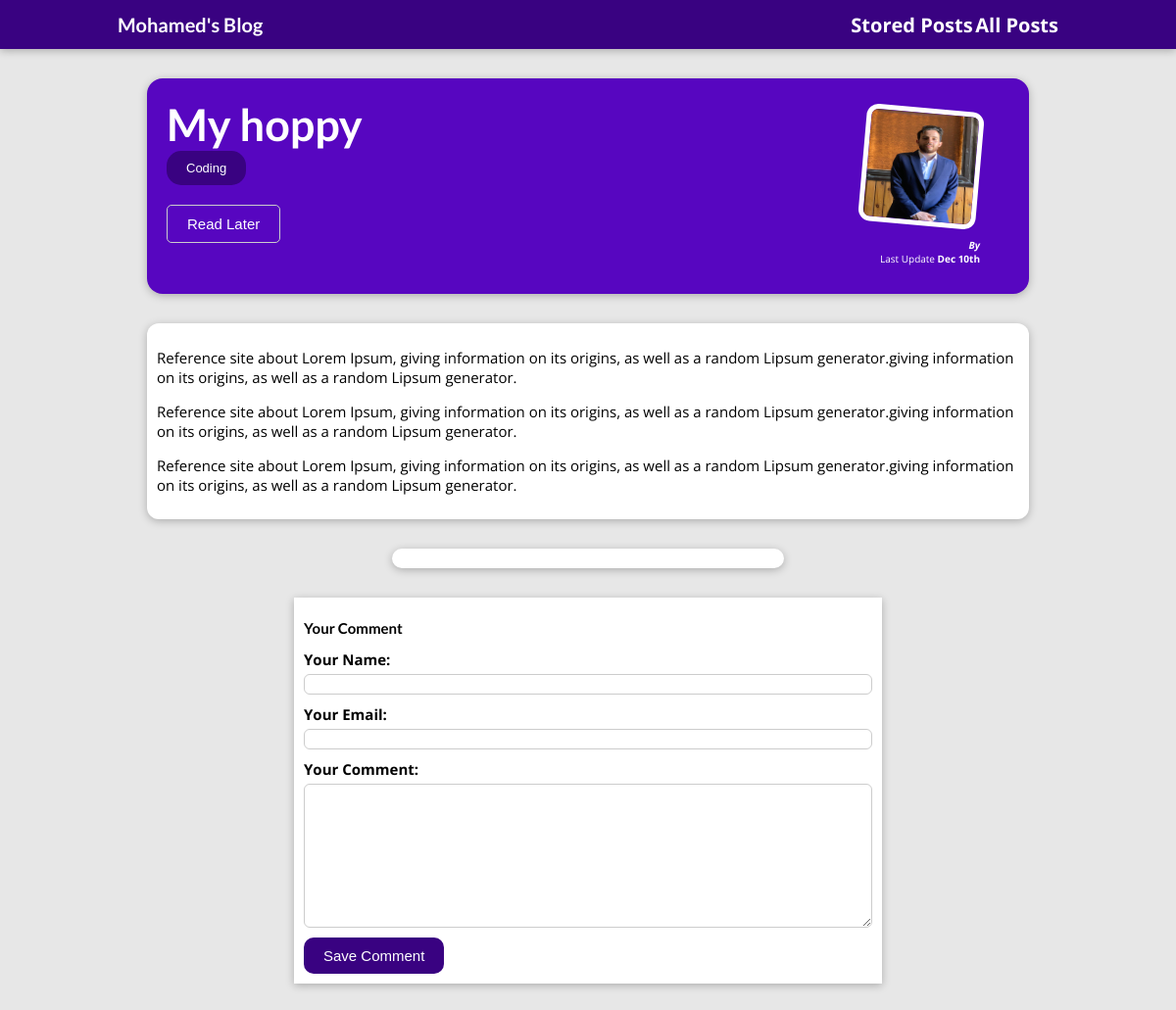
The page /posts/my-hoppy on the database its author committed.
### blog_app/models.py (models this page shows, shortened)
class Blog(models.Model):
    title = models.CharField(max_length=150)
    excerpt = models.CharField(max_length=250)
    image = models.ImageField(upload_to="images/")
    date = models.DateField(auto_now = True)
    slug =models.SlugField(blank=True,null=True)
    content = models.TextField(validators=[MinLengthValidator(10)])
    author = models.ForeignKey(Author,on_delete=models.SET_NULL,null=True,related_name="posts")
    tag = models.ManyToManyField(Tag,related_name="tags")
    def get_absolute_url(self):
        return reverse("blog:post", args=[self.slug])

class Tag(models.Model):
    caption = models.CharField(max_length=20)
    def __str__(self):
        return self.caption

### blog_app/views.py (the view, shortened to what this page needs)
# urls.py: path("posts/<slug:slug>",views.Post.as_view(),name="post"),
class Post(View):
    def is_stored_post(self,request,post_id):
            stored_post = request.session.get("stored_post")
            if stored_post is not None:
                is_saved_for_later = post.id in stored_post
            else:
                is_saved_for_later = False
            return is_saved_for_later
    def get(self,request,slug):
        post = Blog.objects.get(slug=slug)
        return render(request,"blog_app/post-detail.html",context={
            "post":post,
            "tags":post.tag.all(),
            "comment_form":CommentForm,
            "comments":post.comments.all().order_by("-id"),
            "save_for_later":self.is_stored_post(request,post.id)
        })

### blog_app/templates/blog_app/post-detail.html (shortened to what this page needs)
{% extends 'base.html' %}
{% load static %}
{% block css_files %}
    <link rel="stylesheet" href="{% static 'blog_app/post_detail.css' %}">
{% endblock css_files %}
{% block body %}
    <section id="summary">
        <h2>{{post.title}}</h2>
        <div>
            {% for tag in tags %}
                    <button class="tags_btn">{{tag}}</button>
                {% endfor %}
        </div>
        <div id="read">
            <form action="{% url 'blog:read-later' %}" method="POST">
                <button>Read Later</button>
            </form>
        </div>
        <article>
            <img src="{{ post.image.url }}" alt="">
            <address>By {{post.author__fist_name}}</address>
            <div>
                Last Update <time>Dec 10th</time>
            </div>
        </article>
    </section>
    <main class="post_description">
        <p>{{post.content|linebreaks}}</p>
    </main>
    <section id="comments">
    </section>
    <section id="comment_form">
        <h2>Your Comment</h2>
        <form action="{{ post.get_absolute_url }}" method="POST">
            {% for form_field in comment_form %}
                <div class="form-control">
                    {{form_field.label_tag}}
                    {{form_field}}
                </div>
            {% endfor %}
            <button class="save_comment">Save Comment</button>
        </form>
    </section>
{% endblock body %}

### static/app.css (style rules this page uses)
* { box-sizing: border-box; }
html { font-size: 62.5%; font-family: 'Open Sans', 'Lato', sans-serif; }
body { margin: 0; }
h1, h2, h3 { font-family: 'Lato', sans-serif; font-weight: bold; }

### blog_app/static/blog_app/post_detail.css (style rules this page uses)
body { background-color: #e7e7e7; }
#summary { margin: 8rem auto 3rem auto; padding: 2rem; width: 90%; max-width: 90rem; border-radius: 16px; background-color: #5706c0; position: relative; box-shadow: 0 2px 8px rgba(0, 0, 0, 0.25); height: 22rem; }
#summary h2 { color: white; font-size: 4.5rem; padding:0; margin:0; }
#summary article { position: absolute; top: 2rem; right: 3rem; padding: 1rem 2rem; border-radius: 12px; text-align: right; color: white; }
#summary article img { width: 12rem; height: 12rem; border-radius: 12px; transform: rotateZ(5deg); border: 5px solid white; margin-bottom: 1rem; }
#summary .tags_btn { padding:1rem 2rem; background:#390281; color:#fff; border:none; border-radius: 15px; font-size: 1.3rem; font-weight: 500; }
#summary address { font-weight: bold; }
#summary time { font-weight: bold; }
main { width: 90%; max-width: 90rem; margin: 3rem auto; background-color: white; padding: 1rem; border-radius: 12px; box-shadow: 0 2px 8px rgba(0, 0, 0, 0.25); }
.post_description { font-size:15px; }
#comment_form { width:90%; max-width: 60rem; margin:3rem auto; padding:1rem; background:#fff; box-shadow: 0 2px 8px rgba(0,0,0,0.25); }
.form-control { margin-bottom: 1rem; }
.form-control label { font-weight: bold; margin-bottom: 0.5rem; font-size: 1.5rem; display:block; }
.form-control input, .form-control textarea { display:block; width:100%; font:inherit; padding:0.25rem; border-radius: 6px; border:1px solid #ccc; }
.save_comment { border:none; padding:1rem 2rem; background:#390281; color:#fff; font-size: 1.5rem; cursor:pointer; border-radius: 10px; }
#comments { margin:3rem auto; width:90%; max-width: 40rem; border-radius: 12px; background: #fff; box-shadow: 0 2px 8px rgba(0, 0, 0, 0.25); padding:1rem; }
#read button { border:1px solid #ccc; padding:1rem 2rem; border-radius: 5px; cursor: pointer; margin-top:2rem; font-size: 1.5rem; background:transparent; color:#fff; }

### rows shown on the page
Blog: title "My hoppy", image (picture), content "Reference site about Lorem Ipsum, giving information on its origins, as well as a random Lipsum generator.giving information on its origins, as well as a random Lipsum generator. Reference site about Lorem Ipsum, giving information on its origins, as well as a random Lipsum generator.giving information on its origins, as well as a random Lipsum generator. Reference site about Lorem Ipsum, giving information on its origins, as well as a random Lipsum generator.giving information on its origins, as well as a random Lipsum generator."
Tag: caption "Coding"
